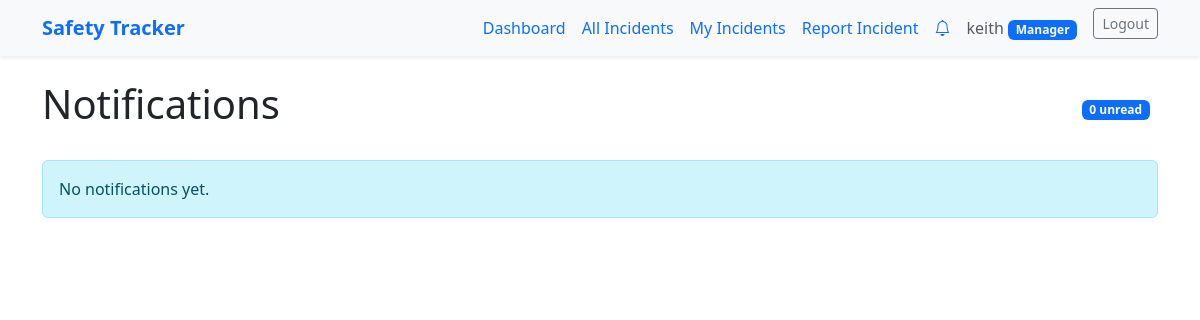
The page /incident_reporter/notifications/ (signed in) on the database as committed earlier.
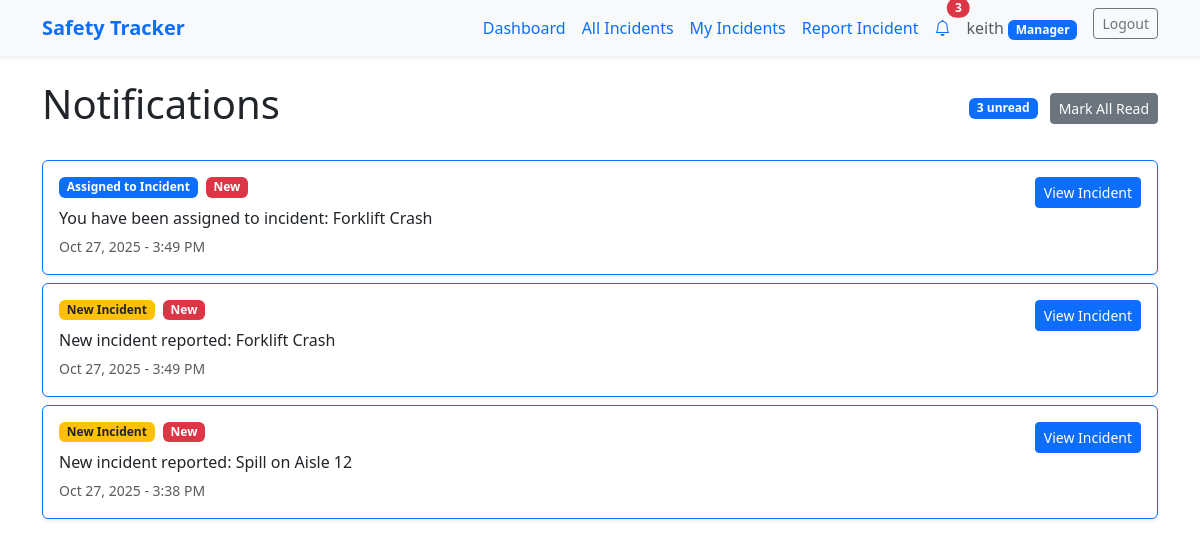
The same page on the database as committed later.
### incident_reporter/models.py (models this page shows, shortened)
class Notification(models.Model):
    NOTIFICATION_TYPES = [
        ('new_incident', 'New Incident'),
        ('status_change', 'Status Change'),
        ('assigned', 'Assigned to Incident'),
    ]
    user = models.ForeignKey(User, on_delete=models.CASCADE, related_name='notifications')
    incident = models.ForeignKey(Incident, on_delete=models.CASCADE, related_name='notifications')
    message = models.CharField(max_length=255)
    notification_type = models.CharField(max_length=20, choices=NOTIFICATION_TYPES)
    is_read = models.BooleanField(default=False)
    created_at = models.DateTimeField(auto_now_add=True)
    class Meta:
        ordering = ['-created_at']

### incident_reporter/views.py (the view)
# urls.py: path('notifications/', views.notifications_list, name='notifications'),
@login_required(login_url='/users/login/')
def notifications_list(request):
    notifications = Notification.objects.filter(user=request.user)
    unread_count = notifications.filter(is_read=False).count()
    context = {
        'notifications': notifications,
        'unread_count': unread_count,
    }
    return render(request, 'incident_reporter/notifications.html', context)

### incident_reporter/context_processors.py (called while the page is built)
def unread_notifications(request):
    if request.user.is_authenticated:
        unread_count = Notification.objects.filter(user=request.user, is_read=False).count()
        return {'unread_notifications_count': unread_count}
    return {'unread_notifications_count': 0}

### users/models.py (called while the page is built)
    def is_manager(self):
        return self.role == 'manager'

### incident_reporter/templates/incident_reporter/notifications.html (shortened to what this page needs)
{% extends 'layout.html' %}
{% block content %}
<section>
    <div class="d-flex justify-content-between align-items-center mb-4">
        <h1>Notifications</h1>
        <div>
            <span class="badge bg-primary me-2">{{ unread_count }} unread</span>
            {% if unread_count > 0 %}
                <form action="{% url 'incident:mark-all-read' %}" method="post" class="d-inline">
                    <button type="submit" class="btn btn-sm btn-secondary">Mark All Read</button>
                </form>
            {% endif %}
        </div>
    </div>
    {% for notification in notifications %}
        <div class="card mb-2 shadow-sm {% if not notification.is_read %}border-primary{% endif %}">
            <div class="card-body">
                <div class="d-flex justify-content-between align-items-start">
                    <div class="flex-grow-1">
                        <div class="d-flex align-items-center mb-2">
                            <span class="badge
                                {% if notification.notification_type == 'new_incident' %}bg-warning text-dark
                                {% elif notification.notification_type == 'status_change' %}bg-info
                                {% elif notification.notification_type == 'assigned' %}bg-primary
                                {% endif %} me-2">
                                {{ notification.get_notification_type_display }}
                            </span>
                            {% if not notification.is_read %}
                                <span class="badge bg-danger">New</span>
                            {% endif %}
                        </div>
                        <p class="mb-1">{{ notification.message }}</p>
                        <small class="text-muted">{{ notification.created_at|date:"M d, Y - g:i A" }}</small>
                    </div>
                    <a href="{% url 'incident:mark-notification-read' notification_id=notification.id %}"
                       class="btn btn-sm btn-primary">View Incident</a>
                </div>
            </div>
        </div>
    {% empty %}
        <div class="alert alert-info">
            No notifications yet.
        </div>
    {% endfor %}
</section>
{% endblock %}

### templates/layout.html (shortened to what this page needs)
<!DOCTYPE html>
{% load static %}
<html lang="en">
<head>
    <link href="https://cdn.jsdelivr.net/npm/bootstrap@5.3.2/dist/css/bootstrap.min.css" rel="stylesheet">
    <link rel="stylesheet" href="https://cdn.jsdelivr.net/npm/bootstrap-icons@1.11.1/font/bootstrap-icons.css">
</head>
<body class="bg-white text-dark">
    <nav class="navbar navbar-expand-lg navbar-light bg-light shadow-sm mb-4">
      <div class="container">
        <a class="navbar-brand text-primary fw-bold" href="/">Safety Tracker</a>
        <div class="collapse navbar-collapse" id="navbarNav">
          <ul class="navbar-nav ms-auto">
            {% if user.is_authenticated %}
                {% if user.profile.is_manager %}
                    <li class="nav-item"><a class="nav-link text-primary" href="{% url 'incident:manager-dashboard' %}">Dashboard</a></li>
                    <li class="nav-item"><a class="nav-link text-primary" href="{% url 'incident:list' %}">All Incidents</a></li>
                    <li class="nav-item"><a class="nav-link text-primary" href="{% url 'incident:my-incidents' %}">My Incidents</a></li>
                    <li class="nav-item"><a class="nav-link text-primary" href="{% url 'incident:new-incident' %}">Report Incident</a></li>
                    <li class="nav-item">
                        <a class="nav-link text-primary position-relative" href="{% url 'incident:notifications' %}">
                            <i class="bi bi-bell"></i>
                            {% if unread_notifications_count > 0 %}
                                <span class="position-absolute top-0 start-100 translate-middle badge rounded-pill bg-danger">
                                    {{ unread_notifications_count }}
                                </span>
                            {% endif %}
                        </a>
                    </li>
                {% endif %}
                <li class="nav-item">
                  <span class="nav-link text-muted">
                    {{ user.username }}
                    {% if user.profile.is_manager %}
                      <span class="badge bg-primary">Manager</span>
                    {% endif %}
                  </span>
                </li>
                <li class="nav-item">
                  <form action="{% url 'users:logout' %}" method="post" class="d-inline">
                      <button class="btn btn-outline-secondary btn-sm ms-2" type="submit">Logout</button>
                  </form>
                </li>
            {% else %}
                <li class="nav-item"><a class="nav-link text-primary" href="{% url 'users:register' %}">Register</a></li>
                <li class="nav-item"><a class="nav-link text-primary" href="{% url 'users:login' %}">Login</a></li>
            {% endif %}
          </ul>
        </div>
      </div>
    </nav>
    <main class="container">
        {% block content %}
        {% endblock %}
    </main>
</body>
</html>

Rows that differ between the two databases and show on the page:
added Notification: notification_type "Assigned to Incident", is_read "New", message "You have been assigned to incident: Forklift Crash", created_at "Oct 27, 2025 - 3:49 PM"
added Notification: notification_type "New Incident", is_read "New", message "New incident reported: Forklift Crash", created_at "Oct 27, 2025 - 3:49 PM"
added Notification: notification_type "New Incident", is_read "New", message "New incident reported: Spill on Aisle 12", created_at "Oct 27, 2025 - 3:38 PM"
Other text that changed with them:
{{ unread_notifications_count }}: (not shown) → "3"
{{ unread_count }}: "0" → "3"
text no longer shown: "No notifications yet."
text now shown: "Mark All Read"
